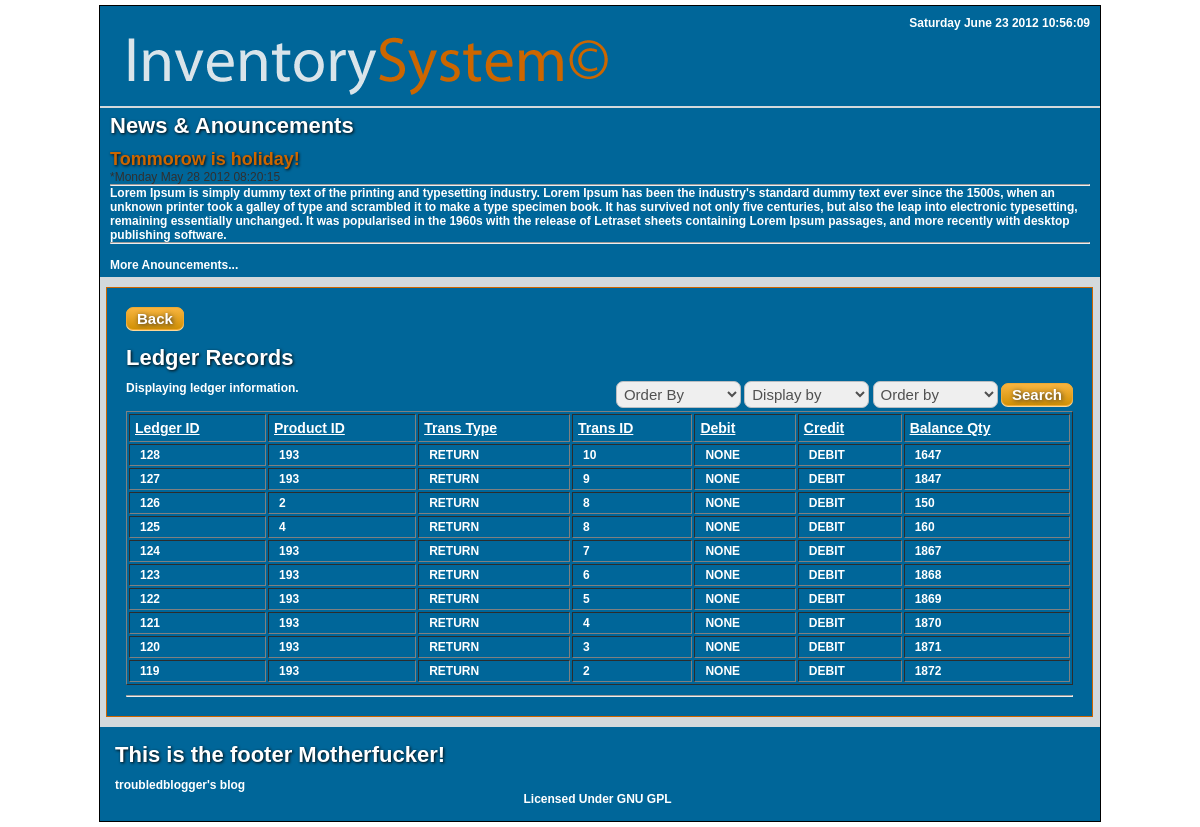
Screenshot of /employee/ledger.php with the database file from the repository.
### tables this page shows
CREATE TABLE IF NOT EXISTS `product_ledger` (
  `ledger_id` int(11) NOT NULL AUTO_INCREMENT,
  `product_id` int(11) NOT NULL,
  `trans_type` char(10) NOT NULL,
  `trans_id` int(11) NOT NULL,
  `inventory_debit` char(10) NOT NULL,
  `inventory_credit` char(10) NOT NULL,
  `balance_qty` int(11) NOT NULL,
  PRIMARY KEY (`ledger_id`),
  KEY `product_id` (`product_id`),
  KEY `trans_id` (`trans_id`)
);

### includes/ledger_codes.php (the view, shortened to what this page needs)
<?php
function displayLedger(){
	if(empty($_GET['formDisplay'])){
	$tempsql = mysql_query("SELECT *
							FROM product_ledger
							ORDER BY ledger_id DESC
							LIMIT 10
							");
			}
	echo '<h3>Ledger Records</h3>';
	if(empty($varDisplay)){
		echo 'Displaying ledger information.';
	}else{
		echo "<p>Displaying ".$varDisplay." ledger informations.";
		echo "<p>Order by ".$formSearchBy.".";
		}
	displayLedgerMenu();
	echo'
	 <table border="1">
	<tr>
    <th scope="col">Ledger ID</th>
	<th scope="col">Product ID</th>
    <th scope="col">Trans Type</th>
	<th scope="col">Trans ID</th>
    <th scope="col">Debit</th>
	 <th scope="col">Credit</th>
	  <th scope="col">Balance Qty</th>
    ';
	$count = 0;
		while($row2 = mysql_fetch_array($tempsql)){
		echo "<tr bgcolor='#006699' id='row".$count."' onmouseover='over(".$count.")' onmouseout='out(".$count.")' '>";
		echo "<td>".$row2['ledger_id']."</td>";
		echo "<td>".$row2['product_id']."</td>";
		echo "<td>".$row2['trans_type']."</td>";
		echo "<td>".$row2['trans_id']."</td>";
		echo "<td>".$row2['inventory_debit']."</td>";
		echo "<td>".$row2['inventory_credit']."</td>";
		echo "<td>".$row2['balance_qty']."</td>";
		echo '</tr>';
		$count++;
		}
	echo '</table>';
	echo '<hr/>';
}
function displayLedgerMenu(){
		echo '<form class="forms" action="ledger.php" method="get" name="productDisplayForm">
<select class="input" name="formSearchBy">
	<option value="product_id">Order By</option>
	<option value="product_id">Product ID</option>
  <option value="trans_id">Transaction ID</option>
  <option value="ledger_id">Ledger ID</option>
	</select>
	<select class="input" name="formDisplay">
	<option value="10">Display by</option>
  <option value="10">10</option>
  <option value="20">20</option>
  <option value="50">50</option>
  <option value="100">100</option>
	</select>
	<select class="input" name="formOrder">
	<option value="DESC">Order by</option>
  <option value="DESC">Descending</option>
  <option value="ASC">Ascending</option>
	</select>
	<input class="minibutton"  type="submit" value="Search" />
	</form> ';
	}
 ?>

### css/main.css (style rules this page uses)
* { margin:0px; padding:0px; list-style-type:none; }
body { text-align:center; font-family:Arial; font-size:12px; color:#303030; }
h3 { margin-bottom:10px; font-size:22px; color:white; text-shadow:1px 1px 3px #080808; }
table { width:100%; text-align:left; }
th { color:#888888; font-weight:bold; text-decoration:underline; }
td { padding:3px 10px; }

### css/ledger.css (style rules this page uses)
table { width:100%; text-align:left; margin-bottom: 10px; }
.forms { float:right; }
th { color:white; font-size:14px; padding:5px; }
.input { font-size:15px; padding:3px; border:1px solid #b9bdc1; width:125px; color:#505050; border-radius:7px; -moz-border-radius:7px; -webkit-border-radius:7px; }

### css/minibutton.css (style rules this page uses)
.minibutton { -moz-box-shadow: 0px 1px 0px 0px #fed897; -webkit-box-shadow: 0px 1px 0px 0px #fed897; box-shadow: 0px 1px 0px 0px #fed897; background:-webkit-gradient( linear, left top, left bottom, color-stop(0.05, #f6b33d), color-stop(1, #d29105) ); background:-moz-linear-gradient( center top, #f6b33d 5%, #d29105 100% ); filter:progid:DXImageTransform.Microsoft.gradient(startColorstr='#f6b33d', endColorstr='#d29105'); background-color:#f6b33d; border:1px solid #eda933; display:inline-block; color:#ffffff; font-family:arial; font-size:15px; font-weight:bold; padding:2px 10px; text-decoration:none; text-shadow: 1px 1px 5px #303030; border-radius:7px; -moz-border-radius:7px; -webkit-border-radius:7px; margin-bottom:5px; }

### rows the page displays
product_ledger: ledger_id "128", product "193", trans_type "RETURN", trans "10", inventory_debit "NONE", inventory_credit "DEBIT", balance_qty "1647"
product_ledger: ledger_id "127", product "193", trans_type "RETURN", trans "9", inventory_debit "NONE", inventory_credit "DEBIT", balance_qty "1847"
product_ledger: ledger_id "126", product "2", trans_type "RETURN", trans "8", inventory_debit "NONE", inventory_credit "DEBIT", balance_qty "150"
product_ledger: ledger_id "125", product "4", trans_type "RETURN", trans "8", inventory_debit "NONE", inventory_credit "DEBIT", balance_qty "160"
product_ledger: ledger_id "124", product "193", trans_type "RETURN", trans "7", inventory_debit "NONE", inventory_credit "DEBIT", balance_qty "1867"
product_ledger: ledger_id "123", product "193", trans_type "RETURN", trans "6", inventory_debit "NONE", inventory_credit "DEBIT", balance_qty "1868"
product_ledger: ledger_id "122", product "193", trans_type "RETURN", trans "5", inventory_debit "NONE", inventory_credit "DEBIT", balance_qty "1869"
product_ledger: ledger_id "121", product "193", trans_type "RETURN", trans "4", inventory_debit "NONE", inventory_credit "DEBIT", balance_qty "1870"
product_ledger: ledger_id "120", product "193", trans_type "RETURN", trans "3", inventory_debit "NONE", inventory_credit "DEBIT", balance_qty "1871"
product_ledger: ledger_id "119", product "193", trans_type "RETURN", trans "2", inventory_debit "NONE", inventory_credit "DEBIT", balance_qty "1872"
